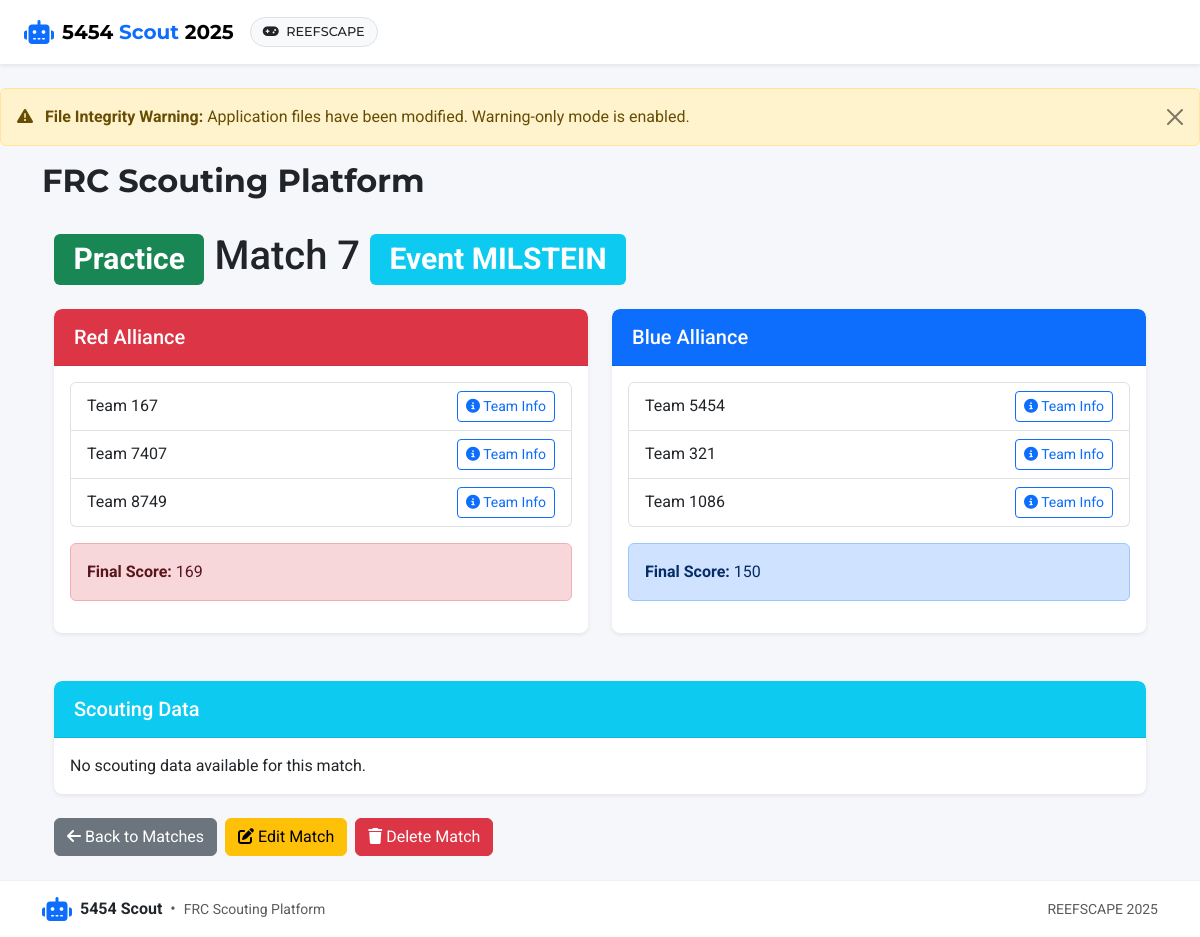
/matches/8, run on an earlier commit of the app's database.
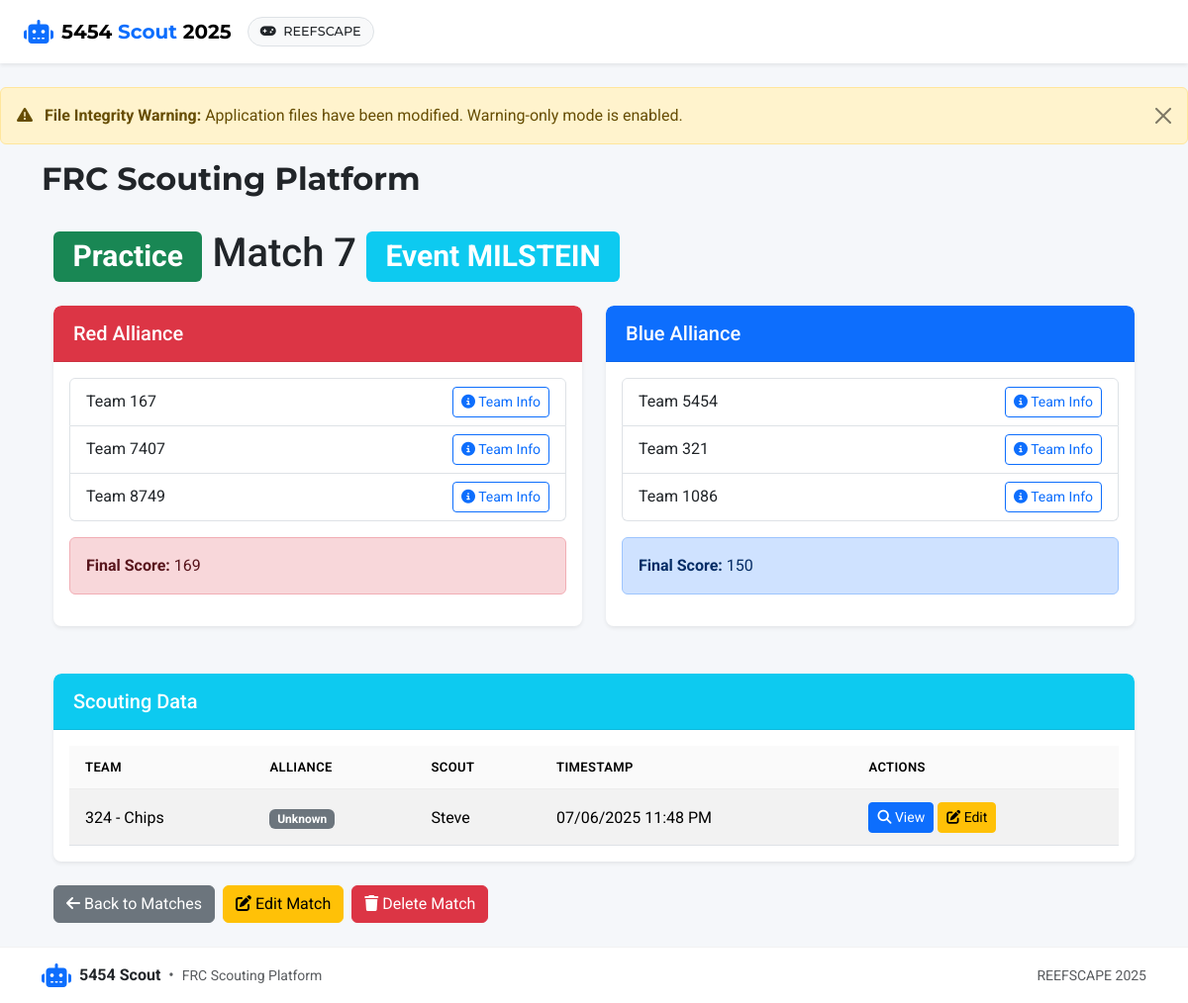
And on a later commit of the database.
### app/models.py (models this page shows, shortened)
class Match(db.Model):
    id = db.Column(db.Integer, primary_key=True)
    match_number = db.Column(db.Integer, nullable=False)
    match_type = db.Column(db.String(20), nullable=False)
    event_id = db.Column(db.Integer, db.ForeignKey('event.id'), nullable=False)
    red_alliance = db.Column(db.String(50))  # Comma-separated team numbers
    blue_alliance = db.Column(db.String(50))  # Comma-separated team numbers
    red_score = db.Column(db.Integer)
    blue_score = db.Column(db.Integer)
    winner = db.Column(db.String(10))  # 'red', 'blue', or 'tie'
    timestamp = db.Column(db.DateTime, default=datetime.utcnow)
    scouting_data = db.relationship('ScoutingData', backref='match', lazy=True)

class Event(db.Model):
    id = db.Column(db.Integer, primary_key=True)
    name = db.Column(db.String(100), nullable=False)
    code = db.Column(db.String(20), unique=True)  # Event code like "CALA" or "NYRO"
    location = db.Column(db.String(100))
    start_date = db.Column(db.Date)
    end_date = db.Column(db.Date)
    year = db.Column(db.Integer, nullable=False)
    matches = db.relationship('Match', backref='event', lazy=True)

class ScoutingData(db.Model):
    id = db.Column(db.Integer, primary_key=True)
    match_id = db.Column(db.Integer, db.ForeignKey('match.id'), nullable=False)
    team_id = db.Column(db.Integer, db.ForeignKey('team.id'), nullable=False)
    scout_name = db.Column(db.String(50))
    scouting_station = db.Column(db.Integer)
    timestamp = db.Column(db.DateTime, default=datetime.utcnow)
    alliance = db.Column(db.String(10))  # 'red' or 'blue'
    data_json = db.Column(db.Text, nullable=False)  # JSON data based on game config
    @property
    def data(self):
        """Get data as a Python dictionary"""
        return json.loads(self.data_json)
    @data.setter
    def data(self, value):
        """Store data as JSON string"""
        self.data_json = json.dumps(value)

class Team(db.Model):
    id = db.Column(db.Integer, primary_key=True)
    team_number = db.Column(db.Integer, unique=True, nullable=False)
    team_name = db.Column(db.String(100))
    location = db.Column(db.String(100))
    scouting_data = db.relationship('ScoutingData', backref='team', lazy=True)
    events = db.relationship('Event', secondary=team_event, lazy='subquery',
                           backref=db.backref('teams', lazy=True))

### app/routes/matches.py (the view)
@bp.route('/<int:match_id>')
def view(match_id):
    match = Match.query.get_or_404(match_id)
    scouting_data = ScoutingData.query.filter_by(match_id=match.id).all()
    game_config = current_app.config['GAME_CONFIG']
    return render_template('matches/view.html', match=match,
                          scouting_data=scouting_data, game_config=game_config)

### app/templates/matches/view.html (shortened to what this page needs)
{% extends 'base.html' %}
{% block content %}
<div class="container">
    <h1 class="mb-4">
        <span class="badge {% if match.match_type == 'Qualification' %}bg-primary{% elif match.match_type == 'Playoff' %}bg-danger{% elif match.match_type == 'Practice' %}bg-success{% else %}bg-secondary{% endif %}">{{ match.match_type }}</span>
        Match {{ match.match_number }}
        <span class="badge bg-info">{{ match.event.name }}</span>
    </h1>
    <div class="row mb-4">
        <div class="col-md-6">
            <div class="card">
                <div class="card-header bg-danger text-white">
                    <h5 class="mb-0">Red Alliance</h5>
                </div>
                <div class="card-body">
                    <ul class="list-group mb-3">
                        {% for team_number in match.red_alliance.split(',') if team_number %}
                        <li class="list-group-item d-flex justify-content-between align-items-center">
                            Team {{ team_number }}
                            <div>
                                <a href="{{ url_for('teams.view', team_number=team_number|int) }}" class="btn btn-sm btn-outline-primary">
                                    <i class="fas fa-info-circle"></i> Team Info
                                </a>
                            </div>
                        </li>
                        {% else %}
                        <li class="list-group-item">No teams assigned</li>
                        {% endfor %}
                    </ul>
                    {% if match.red_score is not none %}
                    <div class="alert alert-danger">
                        <strong>Final Score:</strong> {{ match.red_score }}
                    </div>
                    {% endif %}
                </div>
            </div>
        </div>
        <div class="col-md-6">
            <div class="card">
                <div class="card-header bg-primary text-white">
                    <h5 class="mb-0">Blue Alliance</h5>
                </div>
                <div class="card-body">
                    <ul class="list-group mb-3">
                        {% for team_number in match.blue_alliance.split(',') if team_number %}
                        <li class="list-group-item d-flex justify-content-between align-items-center">
                            Team {{ team_number }}
                            <div>
                                <a href="{{ url_for('teams.view', team_number=team_number|int) }}" class="btn btn-sm btn-outline-primary">
                                    <i class="fas fa-info-circle"></i> Team Info
                                </a>
                            </div>
                        </li>
                        {% else %}
                        <li class="list-group-item">No teams assigned</li>
                        {% endfor %}
                    </ul>
                    {% if match.blue_score is not none %}
                    <div class="alert alert-primary">
                        <strong>Final Score:</strong> {{ match.blue_score }}
                    </div>
                    {% endif %}
                </div>
            </div>
        </div>
    </div>
    <div class="card mb-4">
        <div class="card-header bg-info text-white">
            <h5 class="mb-0">Scouting Data</h5>
        </div>
        <div class="card-body">
            {% if scouting_data %}
            <div class="table-responsive">
                <table class="table table-striped table-hover">
                    <thead>
                        <tr>
                            <th>Team</th>
                            <th>Alliance</th>
                            <th>Scout</th>
                            <th>Timestamp</th>
                            <th>Actions</th>
                        </tr>
                    </thead>
                    <tbody>
                        {% for entry in scouting_data %}
                        <tr>
                            <td>{{ entry.team.team_number }} - {{ entry.team.team_name }}</td>
                            <td>
                                <span class="badge {% if entry.alliance == 'red' %}bg-danger{% elif entry.alliance == 'blue' %}bg-primary{% else %}bg-secondary{% endif %}">
                                    {{ entry.alliance|capitalize }}
                                </span>
                            </td>
                            <td>{{ entry.scout_name }}</td>
                            <td>{{ entry.timestamp.strftime('%m/%d/%Y %I:%M %p') }}</td>
                            <td>
                                <a href="{{ url_for('scouting.view_data', id=entry.id) }}" class="btn btn-sm btn-primary">
                                    <i class="fas fa-search"></i> View
                                </a>
                                <a href="{{ url_for('data.edit_entry', entry_id=entry.id) }}" class="btn btn-sm btn-warning">
                                    <i class="fas fa-edit"></i> Edit
                                </a>
                            </td>
                        </tr>
                        {% endfor %}
                    </tbody>
                </table>
            </div>
            {% else %}
            <p class="mb-0">No scouting data available for this match.</p>
            {% endif %}
        </div>
    </div>
    <div class="d-flex gap-2">
        <a href="{{ url_for('matches.index') }}" class="btn btn-secondary">
            <i class="fas fa-arrow-left"></i> Back to Matches
        </a>
        <a href="{{ url_for('matches.edit', match_id=match.id) }}" class="btn btn-warning">
            <i class="fas fa-edit"></i> Edit Match
        </a>
        <button type="button" class="btn btn-danger" data-bs-toggle="modal" data-bs-target="#deleteMatchModal">
            <i class="fas fa-trash"></i> Delete Match
        </button>
    </div>
</div>
{% endblock %}

### app/templates/base.html (shortened to what this page needs)
<!DOCTYPE html>
<html lang="en" class="h-100">
<head>
    <link href="https://cdn.jsdelivr.net/npm/bootstrap@5.3.2/dist/css/bootstrap.min.css" rel="stylesheet">
    <link href="https://cdnjs.cloudflare.com/ajax/libs/font-awesome/6.4.0/css/all.min.css" rel="stylesheet">
    <link href="https://cdn.jsdelivr.net/npm/select2@4.1.0-rc.0/dist/css/select2.min.css" rel="stylesheet">
    <link href="https://cdn.jsdelivr.net/npm/select2-bootstrap-5-theme@1.3.0/dist/select2-bootstrap-5-theme.min.css" rel="stylesheet">
    <link rel="stylesheet" href="{{ url_for('static', filename='css/styles.css') }}">
</head>
<body class="d-flex flex-column h-100">
    <header class="app-header">
        <nav class="navbar navbar-expand-lg navbar-light shadow-sm">
            <div class="container-fluid px-lg-4 px-md-3 px-2">
                <a class="navbar-brand d-flex align-items-center" href="{% if user_has_role('scout') and not user_has_role('admin') and not user_has_role('analytics') %}{{ url_for('scouting.index') }}{% else %}{{ url_for('main.index') }}{% endif %}">
                    <i class="fas fa-robot brand-icon me-2"></i>
                    <span class="brand-text fw-bold">5454 <span class="text-primary">Scout</span> <span class="d-none d-sm-inline">{{ game_config.season }}</span></span>
                </a>
                <div class="collapse navbar-collapse" id="navbarMain">
                    <div class="d-flex align-items-center navbar-actions">
                        {% if game_config %}
                        <div class="game-badge me-3 d-none d-lg-block">
                            <span class="badge bg-light text-dark border">
                                <i class="fas fa-gamepad me-1"></i>
                                <span class="d-none d-xl-inline">{{ game_config.game_name }}</span>
                            </span>
                        </div>
                        {% endif %}
                    </div>
                </div>
            </div>
        </nav>
    </header>
    <div class="toast-container position-fixed top-0 end-0 p-3">
    </div>
    <main class="flex-shrink-0 py-4">
        {% if integrity_status.integrity_compromised and integrity_status.warning_only_mode %}
        <div class="alert alert-warning alert-dismissible fade show" role="alert">
            <i class="fas fa-exclamation-triangle me-2"></i>
            <strong>File Integrity Warning:</strong> Application files have been modified. Warning-only mode is enabled.
            <button type="button" class="btn-close" data-bs-dismiss="alert" aria-label="Close"></button>
        </div>
        {% endif %}
        <div class="container">
            <div class="row mb-4">
                <div class="col-12">
                    <h1 class="page-title">{% block heading %}FRC Scouting Platform{% endblock %}</h1>
                </div>
            </div>
            {% block content %}{% endblock %}
        </div>
    </main>
    <footer class="footer mt-auto py-3">
        <div class="container">
            <div class="row align-items-center g-2">
                <div class="col-md-6 text-center text-md-start">
                    <div class="d-flex align-items-center justify-content-center justify-content-md-start">
                        <i class="fas fa-robot brand-icon me-2 text-primary"></i>
                        <span class="fw-bold">5454 Scout</span>
                        <span class="text-muted mx-2">•</span>
                        <span class="small text-muted">FRC Scouting Platform</span>
                    </div>
                </div>
                <div class="col-md-6 text-center text-md-end">
                    <div class="small text-muted">
                        {% if game_config %}
                        <span>{{ game_config.game_name }} {{ game_config.season }}</span>
                        {% else %}
                        <span>No active configuration</span>
                        {% endif %}
                    </div>
                </div>
            </div>
        </div>
    </footer>
</body>
</html>

What changed in the data, as far as the page shows it:
added ScoutingData: team.team_number "324", team.team_name "Chips", alliance "Unknown", scout_name "Steve", timestamp "07/06/2025 11:48 PM"
Also different on the page:
text no longer shown: "No scouting data available for this match."
text now shown: "TEAM ALLIANCE SCOUT TIMESTAMP ACTIONS"
